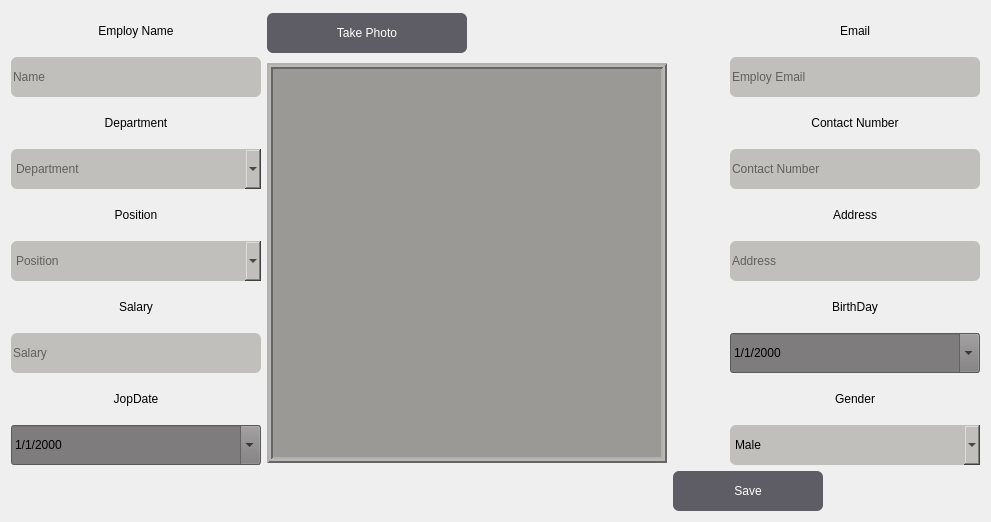
          <widget class="QWidget" name="tab_10">
           <attribute name="title">
            <string>Add</string>
           </attribute>
           <layout class="QGridLayout" name="gridLayout_8">
            <item row="0" column="2" rowspan="2">
             <layout class="QVBoxLayout" name="verticalLayout_7">
              <property name="leftMargin">
               <number>57</number>
              </property>
              <item>
               <widget class="QLabel" name="label_30">
                <property name="minimumSize">
                 <size>
                  <width>250</width>
                  <height>40</height>
                 </size>
                </property>
                <property name="maximumSize">
                 <size>
                  <width>250</width>
                  <height>40</height>
                 </size>
                </property>
                <property name="text">
                 <string>Email</string>
                </property>
                <property name="alignment">
                 <set>Qt::AlignCenter</set>
                </property>
               </widget>
              </item>
              <item>
               <widget class="QLineEdit" name="lineEdit_3">
                <property name="minimumSize">
                 <size>
                  <width>250</width>
                  <height>40</height>
                 </size>
                </property>
                <property name="maximumSize">
                 <size>
                  <width>250</width>
                  <height>40</height>
                 </size>
                </property>
                <property name="styleSheet">
                 <string notr="true">background-color: rgb(192, 191, 188);border-radius:6px;color:black;</string>
                </property>
                <property name="placeholderText">
                 <string>Employ Email</string>
                </property>
               </widget>
              </item>
              <item>
               <widget class="QLabel" name="label_29">
                <property name="minimumSize">
                 <size>
                  <width>250</width>
                  <height>40</height>
                 </size>
                </property>
                <property name="maximumSize">
                 <size>
                  <width>250</width>
                  <height>40</height>
                 </size>
                </property>
                <property name="text">
                 <string>Contact Number</string>
                </property>
                <property name="alignment">
                 <set>Qt::AlignCenter</set>
                </property>
               </widget>
              </item>
              <item>
               <widget class="QLineEdit" name="lineEdit_5">
                <property name="minimumSize">
                 <size>
                  <width>250</width>
                  <height>40</height>
                 </size>
                </property>
                <property name="maximumSize">
                 <size>
                  <width>250</width>
                  <height>40</height>
                 </size>
                </property>
                <property name="styleSheet">
                 <string notr="true">background-color: rgb(192, 191, 188);border-radius:6px;color:black;</string>
                </property>
                <property name="placeholderText">
                 <string>Contact Number</string>
                </property>
               </widget>
              </item>
              <item>
               <widget class="QLabel" name="label_9">
                <property name="minimumSize">
                 <size>
                  <width>250</width>
                  <height>40</height>
                 </size>
                </property>
                <property name="maximumSize">
                 <size>
                  <width>250</width>
                  <height>40</height>
                 </size>
                </property>
                <property name="text">
                 <string>Address</string>
                </property>
                <property name="alignment">
                 <set>Qt::AlignCenter</set>
                </property>
               </widget>
              </item>
              <item>
               <widget class="QLineEdit" name="lineEdit_6">
                <property name="minimumSize">
                 <size>
                  <width>250</width>
                  <height>40</height>
                 </size>
                </property>
                <property name="maximumSize">
                 <size>
                  <width>250</width>
                  <height>40</height>
                 </size>
                </property>
                <property name="styleSheet">
                 <string notr="true">background-color: rgb(192, 191, 188);border-radius:6px;color:black;</string>
                </property>
                <property name="placeholderText">
                 <string>Address</string>
                </property>
               </widget>
              </item>
              <item>
               <widget class="QLabel" name="label_3">
                <property name="minimumSize">
                 <size>
                  <width>250</width>
                  <height>40</height>
                 </size>
                </property>
                <property name="maximumSize">
                 <size>
                  <width>250</width>
                  <height>40</height>
                 </size>
                </property>
                <property name="text">
                 <string>BirthDay</string>
                </property>
                <property name="alignment">
                 <set>Qt::AlignCenter</set>
                </property>
               </widget>
              </item>
              <item>
               <widget class="QDateEdit" name="dateEdit">
                <property name="minimumSize">
                 <size>
                  <width>77</width>
                  <height>40</height>
                 </size>
                </property>
                <property name="maximumSize">
                 <size>
                  <width>250</width>
                  <height>40</height>
                 </size>
                </property>
                <property name="styleSheet">
                 <string notr="true">background-color: rgb(126, 124, 124);</string>
                </property>
                <property name="minimumDate">
                 <date>
                  <year>1950</year>
                  <month>9</month>
                  <day>14</day>
                 </date>
                </property>
                <property name="displayFormat">
                 <string>d/M/yyyy</string>
                </property>
                <property name="calendarPopup">
                 <bool>true</bool>
                </property>
               </widget>
              </item>
              <item>
               <widget class="QLabel" name="label_11">
                <property name="minimumSize">
                 <size>
                  <width>250</width>
                  <height>40</height>
                 </size>
                </property>
                <property name="maximumSize">
                 <size>
                  <width>250</width>
                  <height>40</height>
                 </size>
                </property>
                <property name="text">
                 <string>Gender</string>
                </property>
                <property name="alignment">
                 <set>Qt::AlignCenter</set>
                </property>
               </widget>
              </item>
              <item>
               <widget class="QComboBox" name="comboBox_5">
                <property name="minimumSize">
                 <size>
                  <width>81</width>
                  <height>40</height>
                 </size>
                </property>
                <property name="maximumSize">
                 <size>
                  <width>250</width>
                  <height>40</height>
                 </size>
                </property>
                <property name="styleSheet">
                 <string notr="true">background-color: rgb(192, 191, 188);border-radius:6px;color:black;</string>
                </property>
                <property name="editable">
                 <bool>false</bool>
                </property>
                <property name="currentIndex">
                 <number>0</number>
                </property>
                <property name="placeholderText">
                 <string>Select</string>
                </property>
                <property name="frame">
                 <bool>true</bool>
                </property>
                <property name="modelColumn">
                 <number>0</number>
                </property>
                <item>
                 <property name="text">
                  <string>Male</string>
                 </property>
                </item>
                <item>
                 <property name="text">
                  <string>Female</string>
                 </property>
                </item>
               </widget>
              </item>
             </layout>
            </item>
            <item row="0" column="0" rowspan="2">
             <layout class="QVBoxLayout" name="verticalLayout_6">
              <property name="leftMargin">
               <number>0</number>
              </property>
              <property name="rightMargin">
               <number>0</number>
              </property>
              <item>
               <widget class="QLabel" name="label_6">
                <property name="minimumSize">
                 <size>
                  <width>250</width>
                  <height>40</height>
                 </size>
                </property>
                <property name="maximumSize">
                 <size>
                  <width>250</width>
                  <height>40</height>
                 </size>
                </property>
                <property name="text">
                 <string>Employ Name</string>
                </property>
                <property name="alignment">
                 <set>Qt::AlignCenter</set>
                </property>
               </widget>
              </item>
              <item>
               <widget class="QLineEdit" name="lineEdit">
                <property name="minimumSize">
                 <size>
                  <width>250</width>
                  <height>40</height>
                 </size>
                </property>
                <property name="maximumSize">
                 <size>
                  <width>250</width>
                  <height>40</height>
                 </size>
                </property>
                <property name="styleSheet">
                 <string notr="true">background-color: rgb(192, 191, 188);border-radius:6px;color:black;</string>
                </property>
                <property name="placeholderText">
                 <string>Name</string>
                </property>
               </widget>
              </item>
              <item>
               <widget class="QLabel" name="label_5">
                <property name="minimumSize">
                 <size>
                  <width>250</width>
                  <height>40</height>
                 </size>
                </property>
                <property name="maximumSize">
                 <size>
                  <width>250</width>
                  <height>40</height>
                 </size>
                </property>
                <property name="text">
                 <string>Department</string>
                </property>
                <property name="alignment">
                 <set>Qt::AlignCenter</set>
                </property>
               </widget>
              </item>
              <item>
               <widget class="QComboBox" name="comboBox_2">
                <property name="minimumSize">
                 <size>
                  <width>81</width>
                  <height>40</height>
                 </size>
                </property>
                <property name="maximumSize">
                 <size>
                  <width>250</width>
                  <height>40</height>
                 </size>
                </property>
                <property name="styleSheet">
                 <string notr="true">background-color: rgb(192, 191, 188);border-radius:6px;color:black;</string>
                </property>
                <property name="placeholderText">
                 <string>Department</string>
                </property>
               </widget>
              </item>
              <item>
               <widget class="QLabel" name="label_4">
                <property name="minimumSize">
                 <size>
                  <width>250</width>
                  <height>40</height>
                 </size>
                </property>
                <property name="maximumSize">
                 <size>
                  <width>250</width>
                  <height>40</height>
                 </size>
                </property>
                <property name="text">
                 <string>Position</string>
                </property>
                <property name="alignment">
                 <set>Qt::AlignCenter</set>
                </property>
               </widget>
              </item>
              <item>
               <widget class="QComboBox" name="comboBox">
                <property name="minimumSize">
                 <size>
                  <width>81</width>
                  <height>40</height>
                 </size>
                </property>
                <property name="maximumSize">
                 <size>
                  <width>250</width>
                  <height>40</height>
                 </size>
                </property>
                <property name="styleSheet">
                 <string notr="true">background-color: rgb(192, 191, 188);border-radius:6px;color:black;</string>
                </property>
                <property name="placeholderText">
                 <string>Position</string>
                </property>
               </widget>
              </item>
              <item>
               <widget class="QLabel" name="label_10">
                <property name="minimumSize">
                 <size>
                  <width>250</width>
                  <height>40</height>
                 </size>
                </property>
                <property name="maximumSize">
                 <size>
                  <width>250</width>
                  <height>40</height>
                 </size>
                </property>
                <property name="text">
                 <string>Salary</string>
                </property>
                <property name="alignment">
                 <set>Qt::AlignCenter</set>
                </property>
               </widget>
              </item>
              <item>
               <widget class="QLineEdit" name="lineEdit_7">
                <property name="minimumSize">
                 <size>
                  <width>250</width>
                  <height>40</height>
                 </size>
                </property>
                <property name="maximumSize">
                 <size>
                  <width>250</width>
                  <height>40</height>
                 </size>
                </property>
                <property name="styleSheet">
                 <string notr="true">background-color: rgb(192, 191, 188);border-radius:6px;color:black;</string>
                </property>
                <property name="text">
                 <string/>
                </property>
                <property name="placeholderText">
                 <string>Salary</string>
                </property>
               </widget>
              </item>
              <item>
               <widget class="QLabel" name="label_2">
                <property name="minimumSize">
                 <size>
                  <width>250</width>
                  <height>40</height>
                 </size>
                </property>
                <property name="maximumSize">
                 <size>
                  <width>250</width>
                  <height>40</height>
                 </size>
                </property>
                <property name="text">
                 <string>JopDate</string>
                </property>
                <property name="alignment">
                 <set>Qt::AlignCenter</set>
                </property>
               </widget>
              </item>
              <item>
               <widget class="QDateEdit" name="dateEdit_2">
                <property name="minimumSize">
                 <size>
                  <width>77</width>
                  <height>40</height>
                 </size>
                </property>
                <property name="maximumSize">
                 <size>
                  <width>250</width>
                  <height>40</height>
                 </size>
                </property>
                <property name="styleSheet">
                 <string notr="true">background-color: rgb(126, 124, 124);</string>
                </property>
                <property name="displayFormat">
                 <string>d/M/yyyy</string>
                </property>
                <property name="calendarPopup">
                 <bool>true</bool>
                </property>
               </widget>
              </item>
             </layout>
            </item>
            <item row="1" column="1">
             <widget class="QLabel" name="label_12">
              <property name="minimumSize">
               <size>
                <width>400</width>
                <height>400</height>
               </size>
              </property>
              <property name="maximumSize">
               <size>
                <width>400</width>
                <height>400</height>
               </size>
              </property>
              <property name="styleSheet">
               <string notr="true">background-color: rgb(154, 153, 150);</string>
              </property>
              <property name="frameShape">
               <enum>QFrame::Box</enum>
              </property>
              <property name="frameShadow">
               <enum>QFrame::Raised</enum>
              </property>
              <property name="lineWidth">
               <number>2</number>
              </property>
              <property name="midLineWidth">
               <number>2</number>
              </property>
              <property name="text">
               <string/>
              </property>
             </widget>
            </item>
            <item row="0" column="1">
             <widget class="QPushButton" name="pushButton_7">
              <property name="minimumSize">
               <size>
                <width>200</width>
                <height>40</height>
               </size>
              </property>
              <property name="maximumSize">
               <size>
                <width>200</width>
                <height>40</height>
               </size>
              </property>
              <property name="styleSheet">
               <string notr="true">background-color: rgb(94, 92, 100);color:white;border-radius:6px;</string>
              </property>
              <property name="text">
               <string>Take Photo</string>
              </property>
             </widget>
            </item>
            <item row="2" column="2">
             <widget class="QPushButton" name="pushButton_6">
              <property name="minimumSize">
               <size>
                <width>150</width>
                <height>40</height>
               </size>
              </property>
              <property name="maximumSize">
               <size>
                <width>150</width>
                <height>40</height>
               </size>
              </property>
              <property name="styleSheet">
               <string notr="true">background-color: rgb(94, 92, 100);color:white;border-radius:6px;</string>
              </property>
              <property name="text">
               <string>Save</string>
              </property>
             </widget>
            </item>
           </layout>
          </widget>
